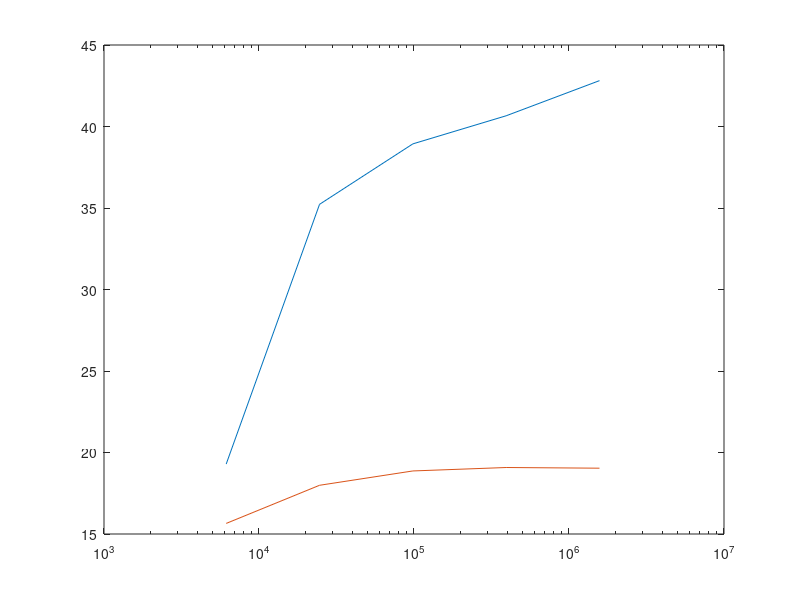

Write the MATLAB code that produced this figure.
clear; close all;
data = importdata('files/all_results.txt');

A = [zeros(size(data.rowheaders)) data.data];
C = unique(data.textdata);

for i = 1:length(data.textdata)
    A(i,1) = find(strcmp(C,data.textdata{i}));
end

I = false(length(A),length(C));
for i = 1:length(C)
    I(:,i) = A(:,1) == i;
end

A(:,3) = A(:,3)/1000;

% memory footprint vs flops

semilogx(A(1:5,2), A(1:5,3));
hold on
semilogx(A(8:12,2),A(8:12,3));